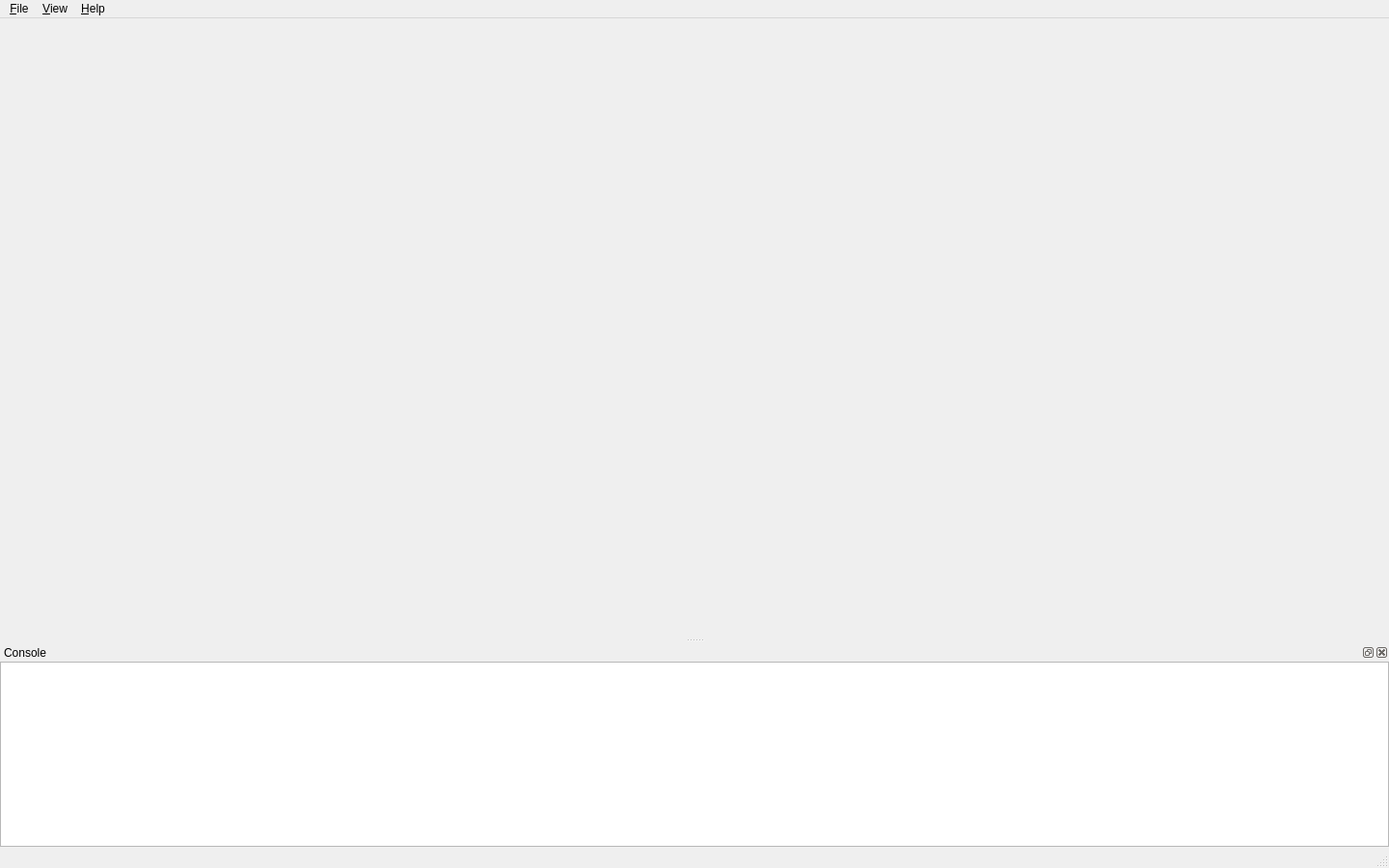
<?xml version="1.0" encoding="UTF-8"?>
<ui version="4.0">
 <class>MainWindow</class>
 <widget class="QMainWindow" name="MainWindow">
  <property name="geometry">
   <rect>
    <x>0</x>
    <y>0</y>
    <width>1440</width>
    <height>900</height>
   </rect>
  </property>
  <property name="windowTitle">
   <string>{{ cookiecutter.repo_name }}</string>
  </property>
  <property name="dockNestingEnabled">
   <bool>false</bool>
  </property>
  <widget class="QWidget" name="centralwidget">
   <property name="sizePolicy">
    <sizepolicy hsizetype="Expanding" vsizetype="Expanding">
     <horstretch>0</horstretch>
     <verstretch>4</verstretch>
    </sizepolicy>
   </property>
   <layout class="QVBoxLayout" name="verticalLayout_2">
    <property name="spacing">
     <number>0</number>
    </property>
    <property name="leftMargin">
     <number>0</number>
    </property>
    <property name="topMargin">
     <number>0</number>
    </property>
    <property name="rightMargin">
     <number>0</number>
    </property>
    <property name="bottomMargin">
     <number>0</number>
    </property>
   </layout>
  </widget>
  <widget class="QMenuBar" name="menubar">
   <property name="geometry">
    <rect>
     <x>0</x>
     <y>0</y>
     <width>1440</width>
     <height>22</height>
    </rect>
   </property>
   <property name="sizePolicy">
    <sizepolicy hsizetype="Preferred" vsizetype="Preferred">
     <horstretch>0</horstretch>
     <verstretch>0</verstretch>
    </sizepolicy>
   </property>
   <widget class="QMenu" name="menuFile">
    <property name="title">
     <string>&amp;File</string>
    </property>
    <addaction name="actionE_xit"/>
   </widget>
   <widget class="QMenu" name="menu_View">
    <property name="title">
     <string>&amp;View</string>
    </property>
    <addaction name="actionToggleConsole"/>
    <addaction name="actionDebugMode"/>
   </widget>
   <widget class="QMenu" name="menu_Help">
    <property name="title">
     <string>&amp;Help</string>
    </property>
    <addaction name="actionAbout"/>
    <addaction name="actionDocumentation"/>
   </widget>
   <addaction name="menuFile"/>
   <addaction name="menu_View"/>
   <addaction name="menu_Help"/>
  </widget>
  <widget class="QStatusBar" name="statusbar"/>
  <widget class="QDockWidget" name="console">
   <property name="sizePolicy">
    <sizepolicy hsizetype="Preferred" vsizetype="Preferred">
     <horstretch>0</horstretch>
     <verstretch>1</verstretch>
    </sizepolicy>
   </property>
   <property name="minimumSize">
    <size>
     <width>95</width>
     <height>113</height>
    </size>
   </property>
   <property name="maximumSize">
    <size>
     <width>524287</width>
     <height>524287</height>
    </size>
   </property>
   <property name="allowedAreas">
    <set>Qt::BottomDockWidgetArea</set>
   </property>
   <property name="windowTitle">
    <string>Console</string>
   </property>
   <attribute name="dockWidgetArea">
    <number>8</number>
   </attribute>
   <widget class="QWidget" name="dockWidgetContents">
    <property name="sizePolicy">
     <sizepolicy hsizetype="Preferred" vsizetype="Preferred">
      <horstretch>0</horstretch>
      <verstretch>0</verstretch>
     </sizepolicy>
    </property>
    <layout class="QGridLayout" name="gridLayout_8">
     <property name="sizeConstraint">
      <enum>QLayout::SetNoConstraint</enum>
     </property>
     <property name="leftMargin">
      <number>0</number>
     </property>
     <property name="topMargin">
      <number>0</number>
     </property>
     <property name="rightMargin">
      <number>0</number>
     </property>
     <property name="bottomMargin">
      <number>0</number>
     </property>
     <item row="0" column="0">
      <widget class="QPlainTextEdit" name="text_edit">
       <property name="sizePolicy">
        <sizepolicy hsizetype="Preferred" vsizetype="Preferred">
         <horstretch>0</horstretch>
         <verstretch>0</verstretch>
        </sizepolicy>
       </property>
       <property name="sizeAdjustPolicy">
        <enum>QAbstractScrollArea::AdjustIgnored</enum>
       </property>
       <property name="readOnly">
        <bool>true</bool>
       </property>
       <property name="maximumBlockCount">
        <number>200</number>
       </property>
       <property name="centerOnScroll">
        <bool>true</bool>
       </property>
      </widget>
     </item>
    </layout>
   </widget>
  </widget>
  <action name="actionAbout">
   <property name="text">
    <string>About</string>
   </property>
  </action>
  <action name="actionDocumentation">
   <property name="text">
    <string>Documentation</string>
   </property>
  </action>
  <action name="actionToggleConsole">
   <property name="checkable">
    <bool>true</bool>
   </property>
   <property name="checked">
    <bool>true</bool>
   </property>
   <property name="text">
    <string>Console</string>
   </property>
   <property name="shortcut">
    <string>Ctrl+`</string>
   </property>
   <property name="shortcutContext">
    <enum>Qt::ApplicationShortcut</enum>
   </property>
  </action>
  <action name="actionE_xit">
   <property name="text">
    <string>E&amp;xit</string>
   </property>
   <property name="shortcut">
    <string>Ctrl+Q</string>
   </property>
  </action>
  <action name="actionDebugMode">
   <property name="checkable">
    <bool>true</bool>
   </property>
   <property name="checked">
    <bool>true</bool>
   </property>
   <property name="text">
    <string>Debug Mode</string>
   </property>
  </action>
 </widget>
 <resources/>
 <connections>
  <connection>
   <sender>actionToggleConsole</sender>
   <signal>triggered(bool)</signal>
   <receiver>console</receiver>
   <slot>setVisible(bool)</slot>
   <hints>
    <hint type="sourcelabel">
     <x>-1</x>
     <y>-1</y>
    </hint>
    <hint type="destinationlabel">
     <x>749</x>
     <y>933</y>
    </hint>
   </hints>
  </connection>
  <connection>
   <sender>console</sender>
   <signal>visibilityChanged(bool)</signal>
   <receiver>actionToggleConsole</receiver>
   <slot>setChecked(bool)</slot>
   <hints>
    <hint type="sourcelabel">
     <x>749</x>
     <y>933</y>
    </hint>
    <hint type="destinationlabel">
     <x>-1</x>
     <y>-1</y>
    </hint>
   </hints>
  </connection>
 </connections>
</ui>
